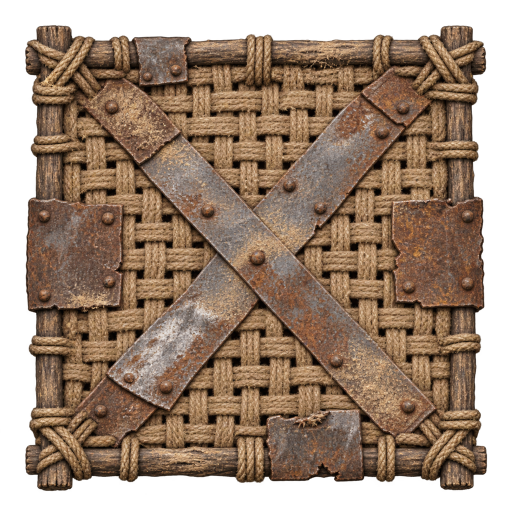
#> input picture src/RimMandrake/FlowWorks/art_source/WovenScrapCover/raw_codex_edit.png, 1024 x 1024 px (shown at 1/2 size)
$ python conform.py raw_codex_edit.png
#> lines starting #> are read from the running program, lines starting #| are printed output that depends on the picture
#!/usr/bin/env python3
"""WOVEN_SCRAP_COVER_REDRAW_FILLS_ITS_CELL: conform the Codex redraw (raw_codex_edit.png, an edit of before_round_mat.png
asking for a square rope-lashed lid filling its cell) onto the 256 px texture, its opaque box 6..250 (95% of the cell, a
2% margin each side for the mip/bilinear ring), so the woven lid fills its cell and a deck of them meets nearly edge to edge.

    python3 conform.py            # writes the installed texture
    python3 conform.py --check    # exit 1 unless the installed texture == build()
"""
import sys
from pathlib import Path

from PIL import Image

HERE = Path(__file__).resolve().parent
OUT = HERE.parents[1] / "Textures/Things/Building/FlowWorks/Canals/RM_PitCover_WovenScrap.png"
SIZE, LO, HI = 256, 6, 250


def build():
    raw = Image.open(HERE / "raw_codex_edit.png").convert("RGBA")
#> raw is the input picture: PIL image 1024x1024 RGBA; mean R, G, B, A 98.3, 76.3, 58.5, 190.8
    box = raw.getchannel("A").point(lambda v: 255 if v > 40 else 0).getbbox()
#> box = (50, 50, 974, 982)
    sub = raw.crop(box).convert("RGBa").resize((HI - LO, HI - LO), Image.BOX).convert("RGBA")
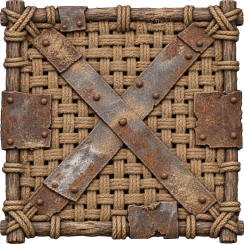
#> sub: PIL image 244x244 RGBA; mean R, G, B, A 119.7, 92.9, 71.1, 232.6; transparent parts drawn white
    a = sub.getchannel("A").point(lambda v: 0 if v < 32 else v)      # no faint fringe
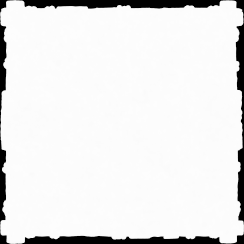
#> a: PIL image 244x244 L; min 0, max 253, mean 232.5
    sub.putalpha(a)
    out = Image.new("RGBA", (SIZE, SIZE), (0, 0, 0, 0))
#> out: PIL image 256x256 RGBA; every value is 0
    out.paste(sub, (LO, LO))
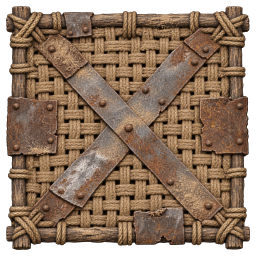
#> out: PIL image 256x256 RGBA; mean R, G, B, A 108.8, 84.4, 64.6, 211.2; transparent parts drawn white
    return out


if __name__ == "__main__":
    img = build()
    if "--check" in sys.argv:
        same = Image.open(OUT).convert("RGBA").tobytes() == img.tobytes()
        print("installed == build()" if same else "installed differs from build()")
        sys.exit(0 if same else 1)
    img.save(OUT)
    print("wrote", OUT)

$ run again, with src/RimMandrake/FlowWorks/art_source/WovenScrapCover/before_round_mat.png copied over src/RimMandrake/FlowWorks/art_source/WovenScrapCover/raw_codex_edit.png
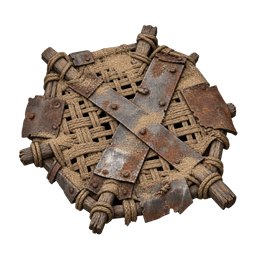
#> input picture src/RimMandrake/FlowWorks/art_source/WovenScrapCover/before_round_mat.png, 256 x 256 px
#> in build, raw is the input picture: PIL image 256x256 RGBA; mean R, G, B, A 56.1, 45.2, 36.2, 116.7
#> box = (19, 25, 238, 235)
#> in build, `a = sub.getchannel("A").point(lambda v: 0 if v < 32 else v)`:
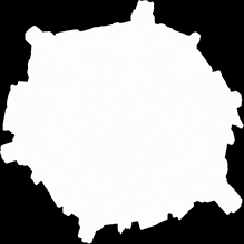
#> a: PIL image 244x244 L; min 0, max 255, mean 166.3
#> in build, `out.paste(sub, (LO, LO))`:
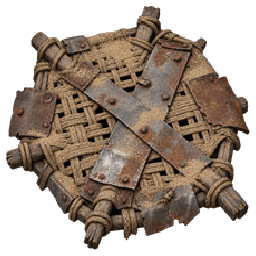
#> out: PIL image 256x256 RGBA; mean R, G, B, A 72.3, 58.3, 46.6, 151.1; transparent parts drawn white
